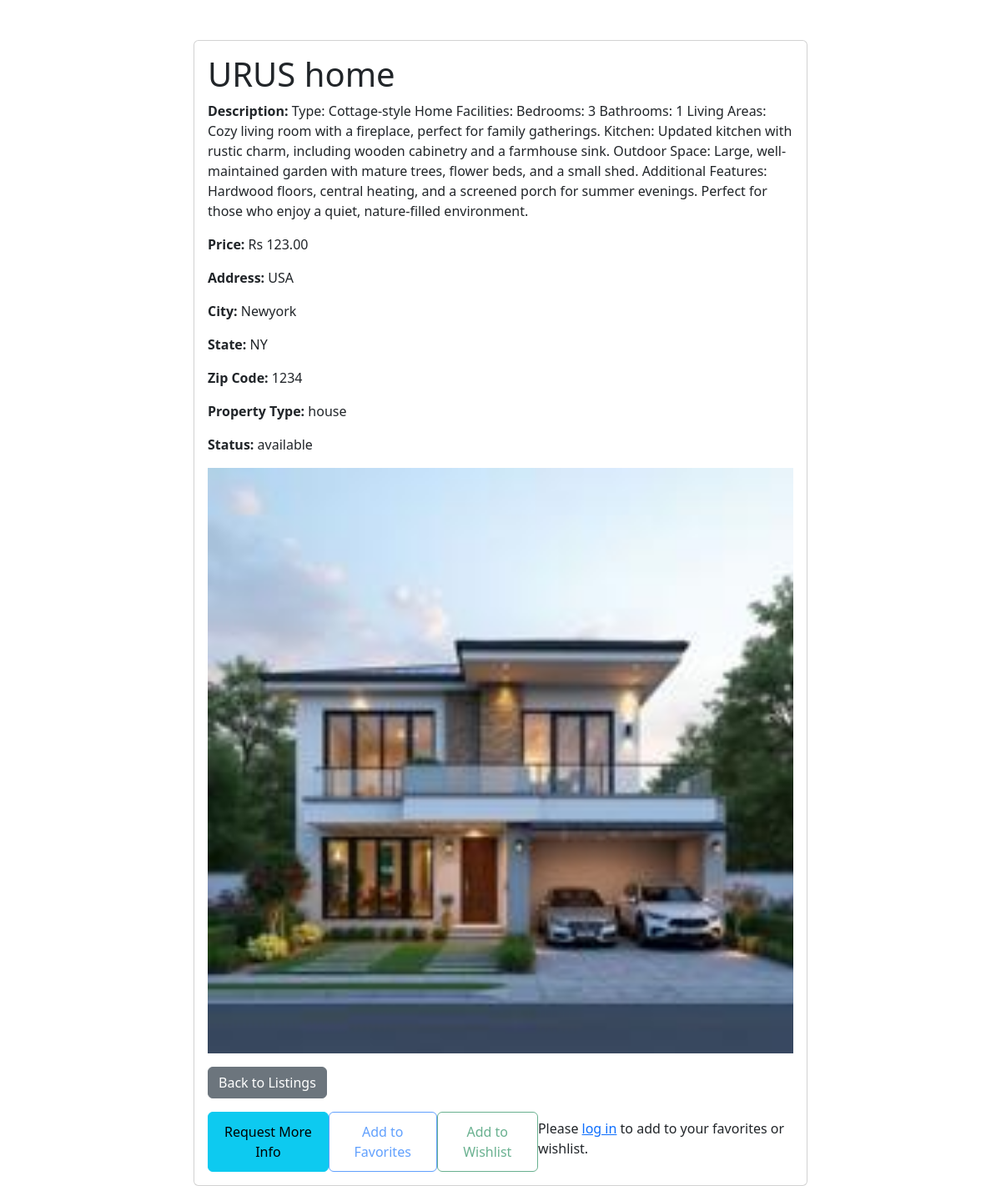
Screenshot of /listings/listings/10/ with the database file from the repository.
### listings/models.py (models this page shows, shortened)
class Property(models.Model):
    HOUSE = 'house'
    APARTMENT = 'apartment'
    COMMERCIAL = 'commercial'
    PROPERTY_TYPES = [
        (HOUSE, 'House'),
        (APARTMENT, 'Apartment'),
        (COMMERCIAL, 'Commercial'),
    ]
    AVAILABLE = 'available'
    RENTED = 'rented'
    SOLD = 'sold'
    STATUS_CHOICES = [
        (AVAILABLE, 'Available'),
        (RENTED, 'Rented'),
        (SOLD, 'Sold'),
    ]
    title = models.CharField(max_length=200)
    description = models.TextField()
    price = models.DecimalField(max_digits=10, decimal_places=2)
    address = models.CharField(max_length=255)
    city = models.CharField(max_length=100)
    state = models.CharField(max_length=100)
    zip_code = models.CharField(max_length=10)
    property_type = models.CharField(max_length=50, choices=PROPERTY_TYPES, default=HOUSE)
    status = models.CharField(max_length=50, choices=STATUS_CHOICES, default=AVAILABLE)
    created_at = models.DateTimeField(auto_now_add=True)
    image = models.ImageField(upload_to='property_images/', blank=True, null=True)
    user = models.ForeignKey(User, on_delete=models.CASCADE)  # Link each property to a user

### listings/views.py (the view)
# urls.py: path('listings/<int:pk>/', views.property_detail, name='property_detail'),
def property_detail(request, pk):
    property = get_object_or_404(Property, pk=pk)
    is_favorite = False
    if request.user.is_authenticated:
        is_favorite = Favorite.objects.filter(user=request.user, property=property).exists()
    return render(request, 'listings/property_detail.html', {
        'property': property,
        'is_favorite': is_favorite,  # Add this flag to indicate if it's a favorite
    })

### listings/templates/listings/property_detail.html (shortened to what this page needs)
<!DOCTYPE html>
<html lang="en">
<head>
    <link href="https://cdn.jsdelivr.net/npm/bootstrap@5.3.0-alpha1/dist/css/bootstrap.min.css" rel="stylesheet">
    {% load static %}
</head>
<body>
    <div class="container mt-5">
        <div class="row">
            <div class="col-md-8 offset-md-2">
                <div class="card">
                    <div class="card-body">
                        <h1 class="card-title">{{ property.title }}</h1>
                        <p class="card-text"><strong>Description:</strong> {{ property.description }}</p>
                        <p class="card-text"><strong>Price:</strong> Rs {{ property.price }}</p>
                        <p class="card-text"><strong>Address:</strong> {{ property.address }}</p>
                        <p class="card-text"><strong>City:</strong> {{ property.city }}</p>
                        <p class="card-text"><strong>State:</strong> {{ property.state }}</p>
                        <p class="card-text"><strong>Zip Code:</strong> {{ property.zip_code }}</p>
                        <p class="card-text"><strong>Property Type:</strong> {{ property.property_type }}</p>
                        <p class="card-text"><strong>Status:</strong> {{ property.status }}</p>
                        {% if property.image %}
                        <div class="mb-3">
                            <img src="{{ property.image.url }}" alt="{{ property.title }}" class="img-fluid" width="100%">
                        </div>
                        {% endif %}
                        <div class="d-flex justify-content-between">
                            <a href="{% url 'property_list' %}" class="btn btn-secondary">Back to Listings</a>
                        </div>
                        <div class="d-flex justify-content-between mt-3">
                            <button class="btn btn-info" id="requestInfoBtn" data-property-id="{{ property.id }}">Request More Info</button>
                            {% if user.is_authenticated %}
                                <button class="btn btn-outline-primary" id="addToFavoritesBtn" data-property-id="{{ property.id }}" {% if is_in_favorites %}disabled{% endif %}>
                                    {% if is_in_favorites %}Already Added to Favorites{% else %}Add to Favorites{% endif %}
                                </button>
                                <button class="btn btn-outline-success" id="addToWishlistBtn" data-property-id="{{ property.id }}" {% if is_in_wishlist %}disabled{% endif %}>
                                    {% if is_in_wishlist %}Already Added to Wishlist{% else %}Add to Wishlist{% endif %}
                                </button>
                            {% else %}
                                <button class="btn btn-outline-primary" disabled>Add to Favorites</button>
                                <button class="btn btn-outline-success" disabled>Add to Wishlist</button>
                                <p class="mt-2">Please <a href="{% url 'login' %}">log in</a> to add to your favorites or wishlist.</p>
                            {% endif %}
                        </div>
                    </div>
                </div>
            </div>
        </div>
    </div>
</body>
</html>

### rows the page displays
Property: title "URUS home", description "Type: Cottage-style Home Facilities: Bedrooms: 3 Bathrooms: 1 Living Areas: Cozy living room with a fireplace, perfect for family gatherings. Kitchen: Updated kitchen with rustic charm, including wooden cabinetry and a farmhouse sink. Outdoor Space: Large, well-maintained garden with mature trees, flower beds, and a small shed. Additional Features: Hardwood floors, central heating, and a screened porch for summer evenings. Perfect for those who enjoy a quiet, nature-filled environment.", price "123.00", address "USA", city "Newyork", state "NY", zip_code "1234", property_type "house", status "available", image (picture)
